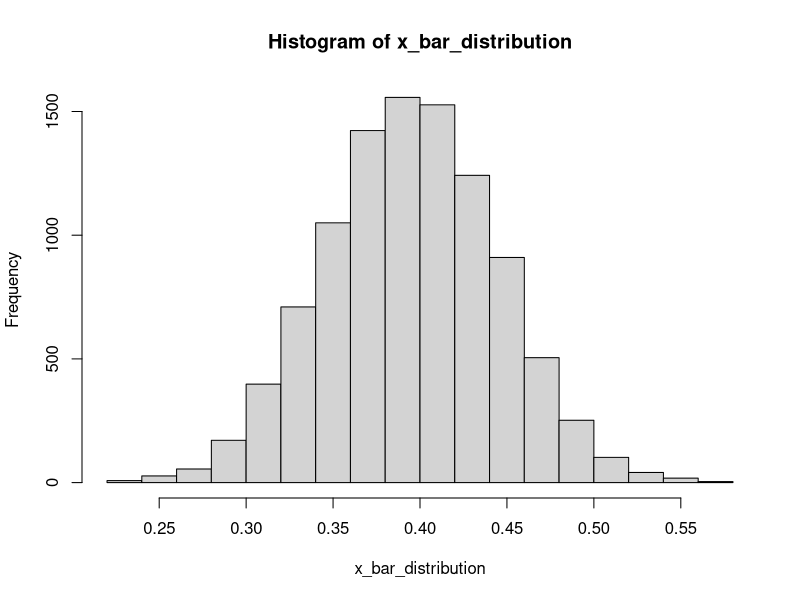
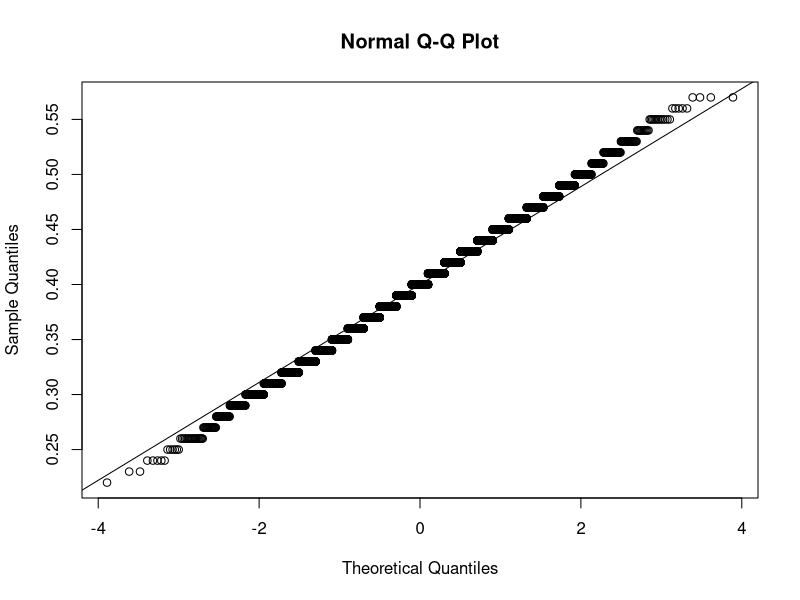

The R source for these figures, in order: (Note: this script raises an error after producing the figures.)
## ---- chunk 1
n = 100
p = 0.4

x = sample(c(1,0), size = n, replace = T, prob = c(p, (1-p)))
x_bar= mean(x)
x_bar
## ---- chunk 2
B = 10000
x_bar_distribution = replicate(B, {
  x = sample(c(1,0), size = n, replace = T, prob = c(p, (1-p)))
  mean(x)
})
head(x_bar_distribution)
## ---- chunk 3
hist(x_bar_distribution) #  Looks good
qqnorm(x_bar_distribution);qqline(x_bar_distribution) # Looks good enoguh.
## ---- chunk 4
SE = sqrt(p * (1-p) / n)
3 * SE
## ---- chunk 5
mean(x_bar_distribution < p - 3 * SE) + mean(x_bar_distribution > p + 3 * SE)
pnorm(-3) + 1 - pnorm(3)

## ---- chunk 6
p = 0.45
n = 1000
B = 10000

set.seed(1)
correct_list = replicate(B, {
  x = sample(c(1,0), size = n, replace = T, prob = c(p, (1-p)))
  x_hat = mean(x)
  se_hat = sqrt(x_hat * (1 - x_hat) / n)
  between(p, x_hat - 1.96 * se_hat, x_hat + 1.96 * se_hat)
})
## ---- chunk 7
mean(correct_list)
## ---- chunk 8
# Used to create the graph
lower_bounds = c()
upper_bounds = c()
x_hats = c()
true = c()

# Small Monte Carlo simulation
for (i in 1:100) {
  x = sample(c(1,0), size = n, replace = T, prob = c(p, (1-p)))
  x_hat = mean(x)
  x_hats = c(x_hats, x_hat)
  se_hat = sqrt(x_hat * (1 - x_hat) / n)
  lower_bounds = c(lower_bounds, (x_hat - 1.96 * se_hat))
  upper_bounds = c(upper_bounds, (x_hat + 1.96 * se_hat))
  true = c(true, between(p, x_hat - 1.96 * se_hat, x_hat + 1.96 * se_hat))
}

# ggplot2 only accepts tables
table = tibble(x_hats, lower_bounds, upper_bounds, true)

# Graph highlighting the validity of a 95% CI
ggplot(table, aes(seq_along(x_hats), x_hats)) + 
  geom_pointrange(aes(ymin = lower_bounds, ymax = upper_bounds, color = true)) +
  geom_hline(yintercept = 0.45)
## ---- chunk 9
# In real life this model is shrouded in unknowns
x = sample(c(1,0), size = 1000, replace = T, prob = c(p, (1-p)))

# Sample mean
x_hat = mean(x)

# Standard Error
se_hat = sqrt(x_hat * (1 - x_hat) / n)

# Creating the bounds of the CI
lower_bounds = x_hat - 1.96 * se_hat
upper_bounds =x_hat + 1.96 * se_hat

# The confidence interval is:
lower_bounds
upper_bounds
## ---- chunk 10
set.seed(1)

# Create 10000 random "incomes"
incomes = runif(10000, min = 800, max = 6000)

# Peek at it
head(incomes, 10)

# Create true population mean (unknown in real life)
mu = mean(incomes)
mu

# Plot reveals its very much unnormal
plot(density(incomes))
## ---- chunk 11
# Sample
x = sample(incomes, 100)

# Sample mean
x_hat = mean(x)

# Sample standard error
se_hat = sd(x) / sqrt(100)

# Create the margin of error
lower_bound = x_hat - 1.96 * se_hat
upper_bound = x_hat + 1.96 * se_hat
ci = c(lower_bound, upper_bound)

# Here is our confidence interval
ci

# Here is the real population mean (unknown in real life)
mu
## ---- chunk 12
t.test(x, conf.level = 0.95)$conf.int
## ---- chunk 13
pnorm(1.61, lower.tail = F)
## ---- chunk 14
2*pnorm(-1.5)
## ---- chunk 15
pt(q = 2, # the t-statistic
   df = 5, # the degrees of freedom
   lower.tail = T # probabilities for lower or upper tail? Default is True.
   )
## ---- chunk 16
pt(q = 1.368, df = 10, lower.tail = F)
## ---- chunk 17
2*pt(q = 2.4, df = 15, lower.tail = F)
## ---- chunk 18
x = rnorm(10)
y = rnorm(10)
t.test(x,y)
